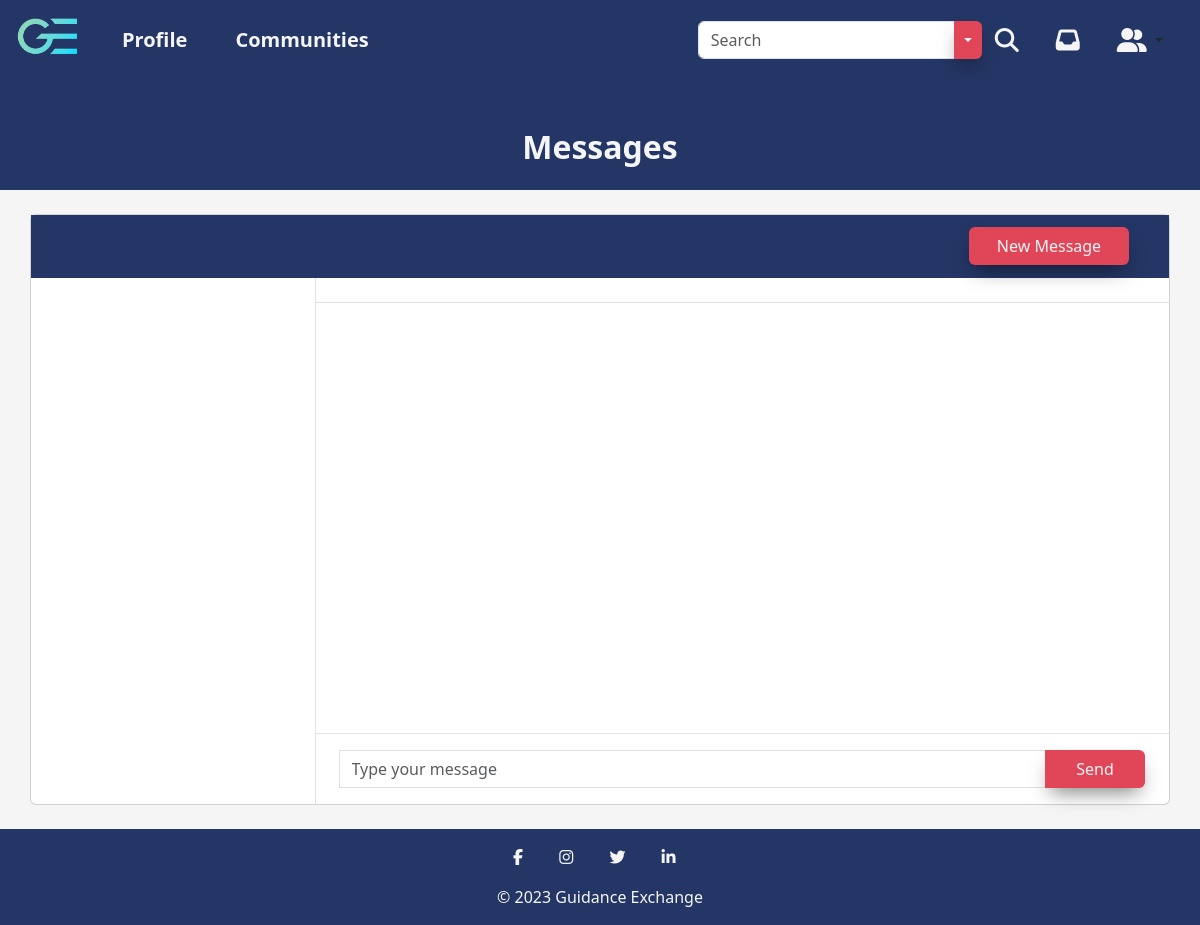
Page /messages.php (signed in) on the earlier database version.
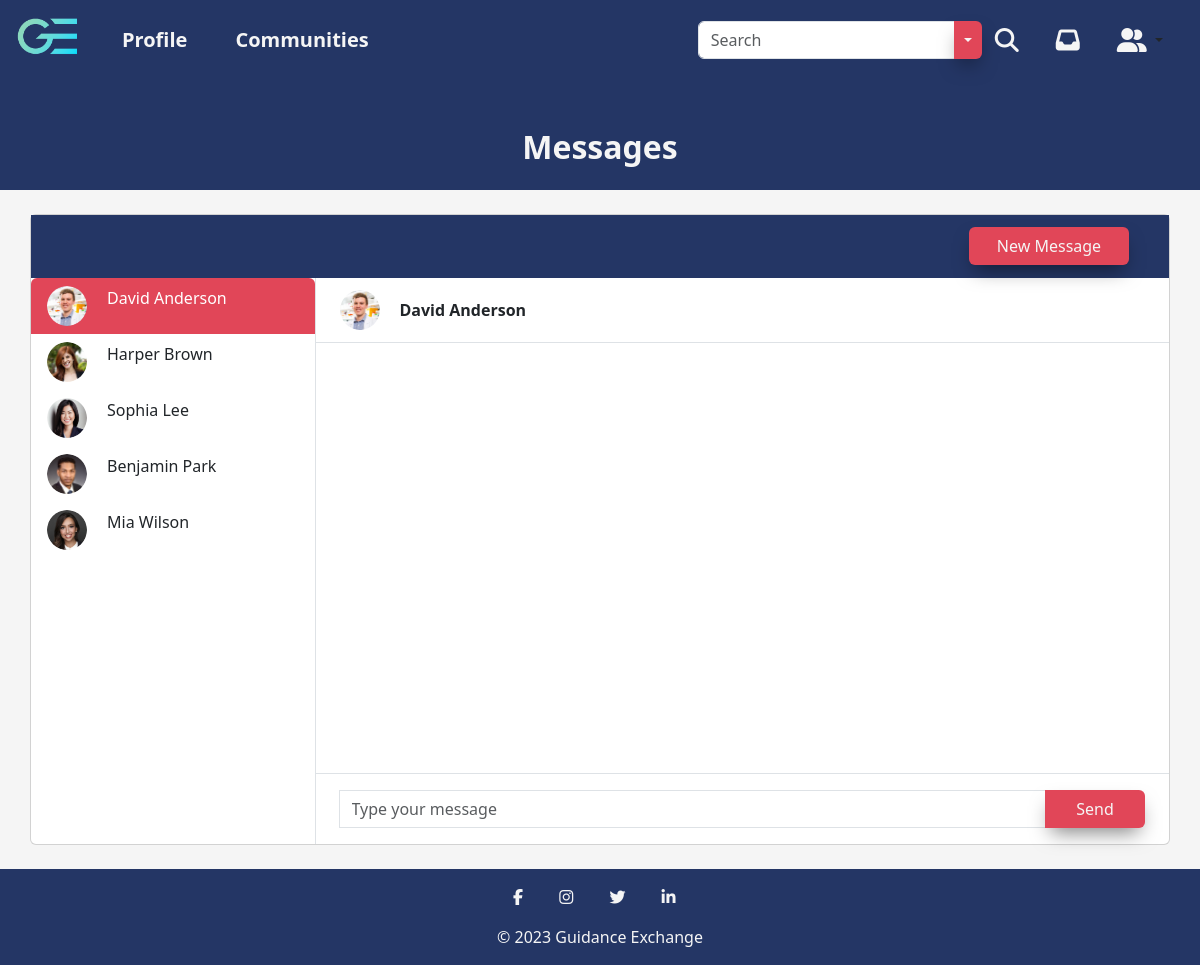
Same page on the later database version.
### tables this page shows
CREATE TABLE UserData_t (
  UserID INT(9) NOT NULL,
  FirstName VARCHAR(255) NOT NULL,
  LastName VARCHAR(255) NOT NULL,
  ProfilePicture VARCHAR(255),
  ProfilePictureBorder VARCHAR(255),
  ProfilePictureBackground VARCHAR(255),
  Rating INT(1),
  LocationCity VARCHAR(255),
  LocationState VARCHAR(255),
  Facebook VARCHAR(255),
  Twitter VARCHAR(255),
  Instagram VARCHAR(255),
  LinkedIn VARCHAR(255),
  Mentoring LONGTEXT,
  AboutMe LONGTEXT,
  WorkTitle VARCHAR(255),
  WorkLocation VARCHAR(255),
  WorkStartDate DATE,
  WorkEndDate DATE,
  WorkDescription LONGTEXT,
  EducationDegree VARCHAR(255),
  EducationLocation VARCHAR(255),
  EducationStartDate DATE,
  EducationEndDate DATE,
  EducationDescription LONGTEXT,
  Associations VARCHAR(255),
  CONSTRAINT UserData_t_PK PRIMARY KEY (UserID),
  CONSTRAINT UserData_t_FK1 FOREIGN KEY (UserID) REFERENCES Auth_t(UserID)
);

### includes/session.inc.php (called while the page is built, shortened)
<?php
$userID = $_SESSION['UserID'];

### messages.php (the view, shortened to what the changed rows need)
<!DOCTYPE html>
<html lang="en">
<head>
  <link href="assets/fontawesome/css/fontawesome.css" rel="stylesheet">
  <link href="assets/fontawesome/css/brands.css" rel="stylesheet">
  <link href="assets/fontawesome/css/solid.css" rel="stylesheet">
  <link href="assets/bootstrap/css/bootstrap.min.css" rel="stylesheet" />
  <link rel="stylesheet" href="css/messages.css" />
  <link rel="stylesheet" href="css/main.css" />
</head>
  <?php
  include('includes/session.inc.php');
  ?>
<body>
  <?php
  $sqlMessages = "SELECT R.`RecipientID`, M.`SenderID` FROM `Message_Recipient_t` R JOIN `Messages_t` M ON R.`MessageID` = M.`MessageID` WHERE `RecipientID` = $userID OR `SenderID` = $userID ORDER BY M.`SendDate`";
  $resultMessages = mysqli_query($con, $sqlMessages);
  if (mysqli_num_rows($resultMessages) > 0) {
    $messagesArray = array();
    while ($messages = mysqli_fetch_assoc($resultMessages)) {
      $messagesArray[] = array('RecipientID' => $messages['RecipientID'], 'SenderID' => $messages['SenderID']);
    }
    $uniqueUsers = array();
    foreach ($messagesArray as $message) {
      $senderID = $message['SenderID'];
      $recipientID = $message['RecipientID'];
      if ($senderID != $userID && !in_array($senderID, $uniqueUsers)) {
        $uniqueUsers[] = $senderID;
      }
      if ($recipientID != $userID && !in_array($recipientID, $uniqueUsers)) {
        $uniqueUsers[] = $recipientID;
      }
    }
    $senderData = array();
    foreach ($uniqueUsers as $user) {
      $sqlSender = "SELECT `UserID`, `FirstName`, `LastName`, `ProfilePicture` FROM `UserData_t` WHERE `UserID` = $user";
      $resultSender = mysqli_query($con, $sqlSender);
      while ($row = mysqli_fetch_assoc($resultSender)) {
        $senderData[] = array('SenderID' => $row['UserID'], 'FirstName' => $row['FirstName'], 'LastName' => $row['LastName'], 'ProfilePicture' => $row['ProfilePicture']);
      }
    }
    $senderDataColumns = array_column($senderData, 'LastName');
    array_multisort($senderDataColumns, SORT_ASC, $senderData);
  } else {
    $messagesArray = null;
    $senderData = null;
  }
  ?>
  <section class="messages__header-section pt-5 pb-3">
    <div class="container-fluid flex-column">
      <h1 class="messages__header">Messages</h1>
    </div>
  </section>
  <section class="content m-4">
    <div class="container p-0">
      <div class="card">
        <div class="row g-0">
          <div class="col-12 col-lg-5 col-xl-3 border-right">
            <div class="list-group">
              <?php
              if ($messagesArray != null) {
                $firstSender = true;
                foreach ($senderData as $sender) {
                  $senderID = $sender['SenderID'];
                  $senderFirstName = $sender['FirstName'];
                  $senderLastName = $sender['LastName'];
                  $senderProfilePicture = $sender['ProfilePicture'];
                  if ($senderID != $userID) {
                    if ($firstSender) {
                      echo '<button type="button" id="firstUser" class="list-group-item list-group-item-action border-0 active" aria-current="true">';
                      echo '<div class=" d-flex align-items-start">';
                      echo '<img src="upload/' . $senderProfilePicture . '" class="rounded-circle me-1" alt="' . $senderFirstName . ' ' . $senderLastName . '" width="40" height="40">';
                      echo '<div class="flex-grow-1 ms-3">';
                      echo $senderFirstName . ' ' . $senderLastName;
                      echo '</div></div></button>';
                      $firstSender = false;
                      $firstUser = $senderID;
                    } else {
                      echo '<button type="button" class="list-group-item list-group-item-action border-0">';
                      echo '<div class=" d-flex align-items-start">';
                      echo '<img src="upload/' . $senderProfilePicture . '" class="rounded-circle me-1" alt="' . $senderFirstName . ' ' . $senderLastName . '" width="40" height="40">';
                      echo '<div class="flex-grow-1 ms-3">';
                      echo $senderFirstName . ' ' . $senderLastName;
                      echo '</div></div></button>';
                    }
                  }
                }
              }
              ?>
            </div>
          </div>
          <div class="col-12 col-lg-7 col-xl-9">
            <div class="py-2 px-4 border-bottom d-none d-lg-block">
              <div class="d-flex align-items-center py-1 message-title">
                <?php
                if ($senderData != null) {
                  foreach ($senderData as $sender) {
                    if ($sender['SenderID'] == $firstUser) {
                      echo '<div class="position-relative">';
                      echo '<img src="upload/' . $sender['ProfilePicture'] . '" class="rounded-circle me-1" alt="' . $sender['FirstName'] . ' ' . $sender['LastName'] . '" width="40" height="40">';
                      echo '</div>';
                      echo '<div class="flex-grow-1 ps-3">';
                      echo '<strong>' . $sender['FirstName'] . ' ' . $sender['LastName'] . '</strong>';
                      echo '</div>';
                    }
                  }
                }
                ?>
              </div>
            </div>
          </div>
        </div>
      </div>
    </div>
  </section>
</body>
</html>

Differences in the rows shown:
now on this page (row edited): userdata_t: ProfilePicture (picture), FirstName "David", LastName "Anderson"
now on this page (row edited): userdata_t: ProfilePicture (picture), FirstName "Harper", LastName "Brown", shown under "Messages"
added userdata_t: ProfilePicture (picture), FirstName "Sophia", LastName "Lee", shown under "Messages"
now on this page (row edited): userdata_t: ProfilePicture (picture), FirstName "Benjamin", LastName "Park", shown under "Messages"
now on this page (row edited): userdata_t: ProfilePicture (picture), FirstName "Mia", LastName "Wilson", shown under "Messages"
